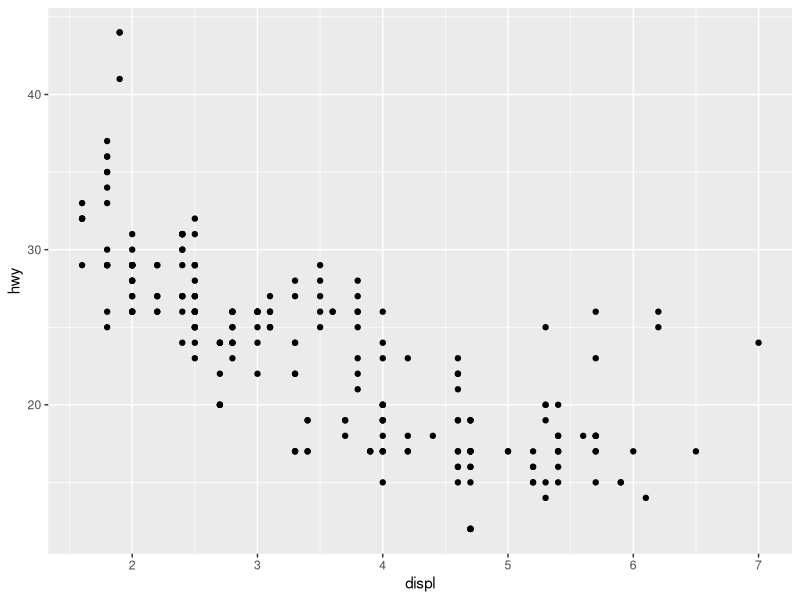
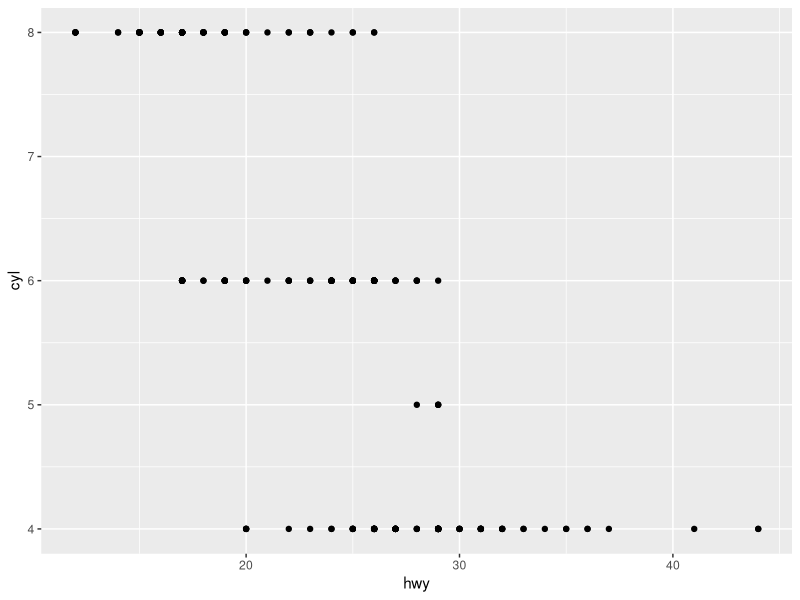
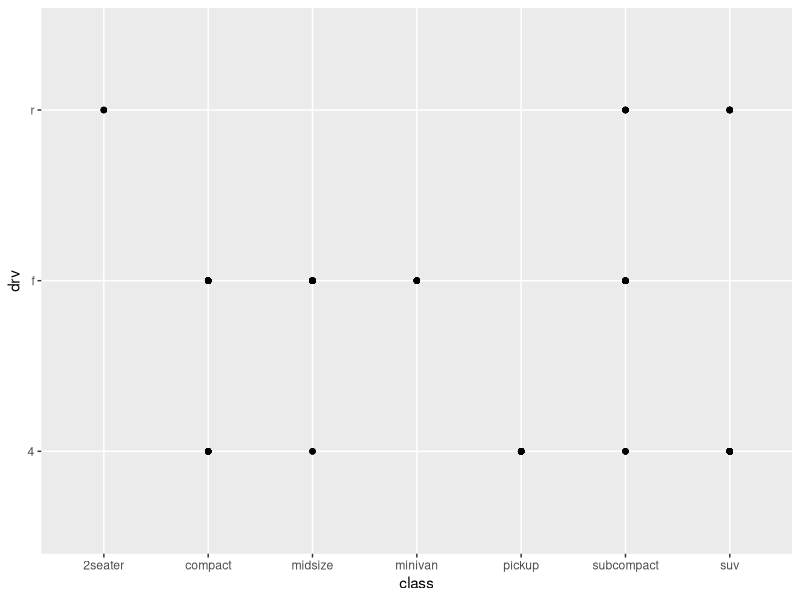
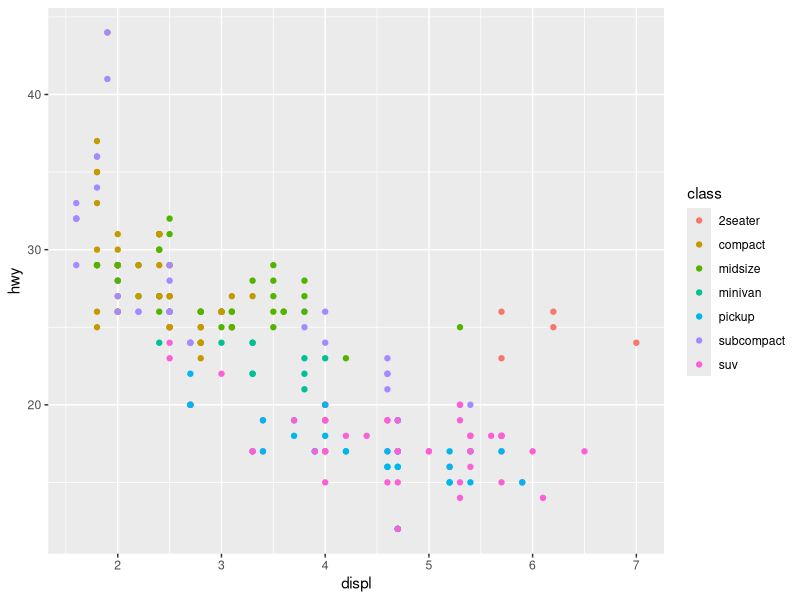
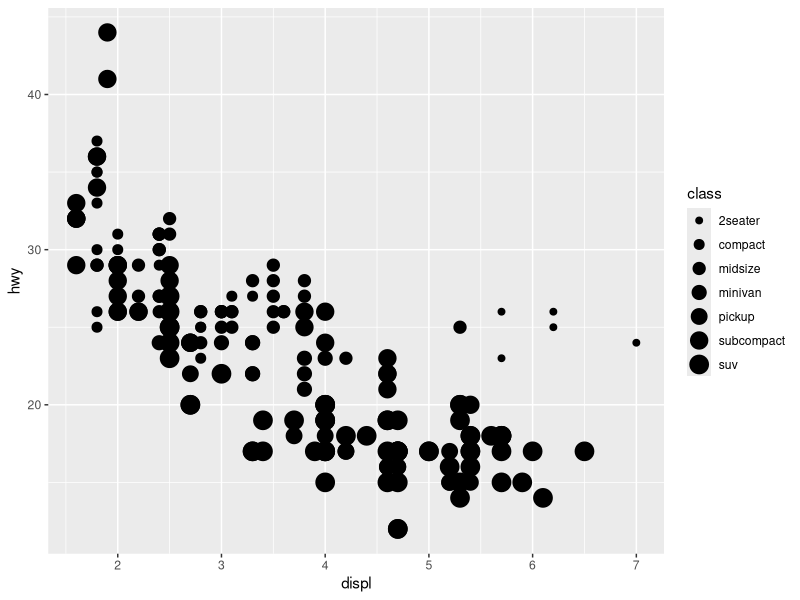
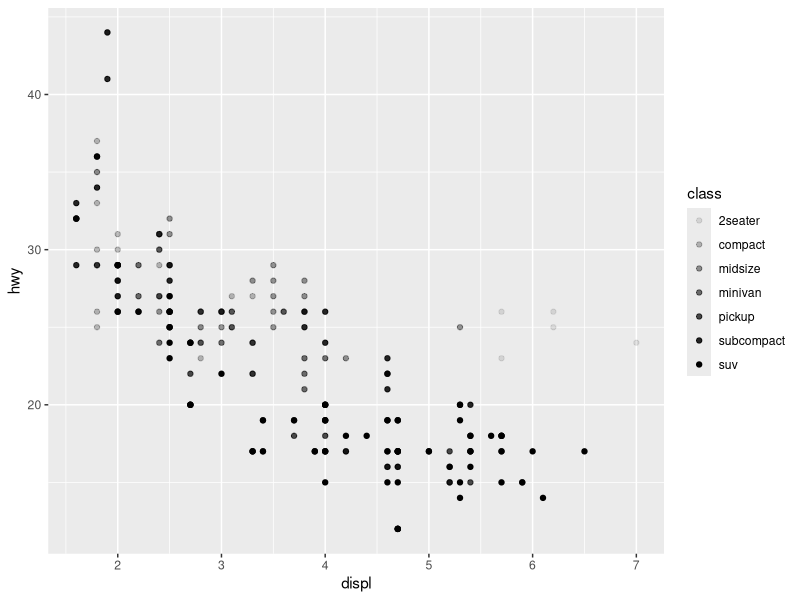
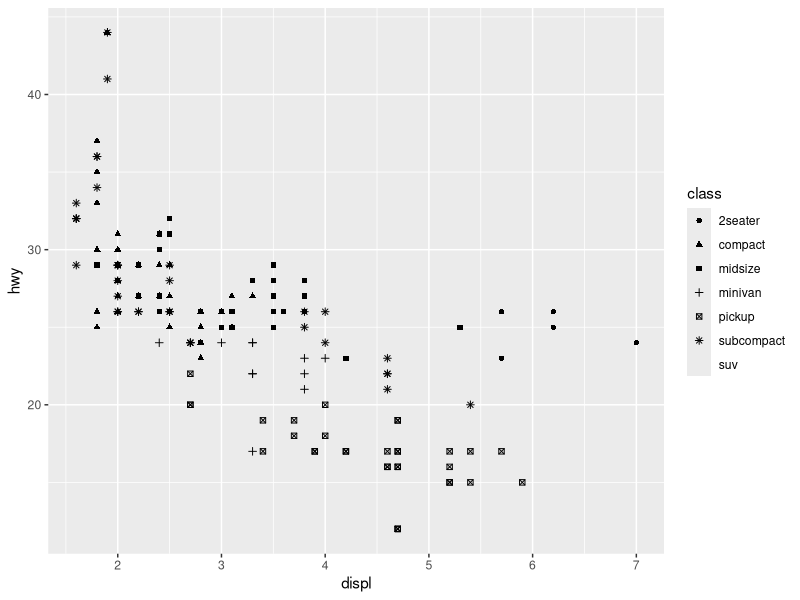
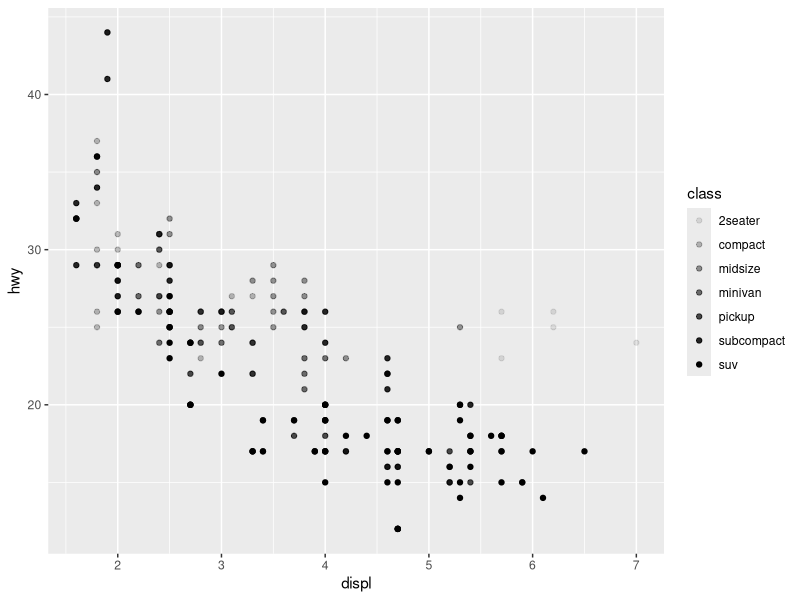

Write the R code that produced these figures, in order.
## ---- chunk 1
knitr::opts_chunk$set(echo = FALSE)
## ---- chunk 2
library(tidyverse)
#> Loading tidyverse: ggplot2
#> Loading tidyverse: tibble
#> Loading tidyverse: tidyr
#> Loading tidyverse: readr
#> Loading tidyverse: purrr
#> Loading tidyverse: dplyr
#> Conflicts with tidy packages ----------------------------------------------
#> filter(): dplyr, stats
#> lag():    dplyr, stats
## ---- chunk 3
ggplot2::mpg
## ---- chunk 4
ggplot(data = mpg) + 
  geom_point(mapping = aes(x = displ, y = hwy))
## ---- chunk 5
?mpg
## ---- chunk 6
ggplot(data = mpg) + 
     geom_point(mapping = aes(x = hwy, y = cyl))
## ---- chunk 7
ggplot(data = mpg) + 
    geom_point(mapping = aes(x = class, y = drv))
## ---- chunk 8
ggplot(data = mpg) + 
    geom_point(mapping = aes(x = displ, y = hwy, color = class))
## ---- chunk 9
ggplot(data = mpg) + 
     geom_point(mapping = aes(x = displ, y = hwy, size = class))
## ---- chunk 10
# Left
ggplot(data = mpg) + 
    geom_point(mapping = aes(x = displ, y = hwy, alpha = class))

# Right
ggplot(data = mpg) + 
  geom_point(mapping = aes(x = displ, y = hwy, shape = class))
## ---- chunk 11
ggplot(data = mpg) + 
    geom_point(mapping = aes(x = displ, y = hwy, alpha = class))
## ---- chunk 12
ggplot(data = mpg) + 
    geom_point(mapping = aes(x = displ, y = hwy), color = "blue")
## ---- chunk 13
ggplot(data = mpg) + 
    geom_point(mapping = aes(x = displ, y = hwy, color = year))
## ---- chunk 14
ggplot(data = mpg) + 
    geom_point(mapping = aes(x = displ, y = hwy, color = year,size=year))
## ---- chunk 15
ggplot(data = mpg) + 
    geom_point(mapping = aes(x = displ, y = hwy, color = year,stroke=year))
## ---- chunk 16
ggplot(data = mpg) + 
    geom_point(mapping = aes(x = displ, y = hwy,stroke=year))
## ---- chunk 17
ggplot(data = mpg) + 
    geom_point(mapping = aes(x = displ, y = hwy,stroke=year),colour = "pink", size = 4,stroke=8)
## ---- chunk 18
ggplot(data = mpg) + 
    geom_point(mapping = aes(x = displ, y = hwy,stroke=year),colour = "pink", size = 1,stroke=1)
## ---- chunk 19
ggplot(data = mpg) + 
    geom_point(mapping = aes(x = displ, y = hwy,stroke=year),shape = 21, colour = "black", fill = "white", size = 5, stroke = 5)
## ---- chunk 20
ggplot(data = mpg) + 
    geom_point(mapping = aes(x = displ, y = hwy,stroke=year),shape = 21, colour = "white", fill = "purple", size = 2, stroke = 2)
## ---- chunk 21
ggplot(data = mpg) + 
    geom_point(mapping = aes(x = displ, y = hwy),shape = 21, colour = "white", fill = "purple", size = 2, stroke = 2)
## ---- chunk 22
ggplot(data = mpg) + 
    geom_point(mapping = aes(x = displ, y = hwy,colour = displ < 5))
## ---- chunk 23
ggplot(data = mpg) + 
  geom_point(mapping = aes(x = displ, y = hwy)) + 
  facet_wrap(~ class, nrow = 1)
## ---- chunk 24
ggplot(data = mpg) + 
  geom_point(mapping = aes(x = displ, y = hwy)) + 
  facet_grid(drv ~ cyl)
## ---- chunk 25
ggplot(data = mpg) + 
  geom_point(mapping = aes(x = displ, y = hwy)) + 
  facet_wrap(~ cty)
## ---- chunk 26
ggplot(data = mpg) + 
  geom_point(mapping = aes(x = displ, y = hwy)) + 
  facet_grid(.~ cyl)
## ---- chunk 27
ggplot(data = mpg) + 
  geom_point(mapping = aes(x = displ, y = hwy)) +
  facet_grid(drv ~ .)
